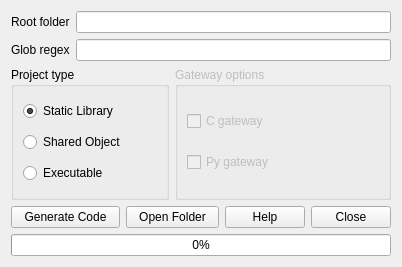
<?xml version="1.0" encoding="UTF-8"?>
<ui version="4.0">
 <class>pyCppGui</class>
 <widget class="QWidget" name="pyCppGui">
  <property name="geometry">
   <rect>
    <x>0</x>
    <y>0</y>
    <width>402</width>
    <height>267</height>
   </rect>
  </property>
  <property name="windowTitle">
   <string>PyCpp GUI</string>
  </property>
  <layout class="QGridLayout" name="gridLayout_2">
   <item row="1" column="1" colspan="5">
    <widget class="QLineEdit" name="lineEdit_2"/>
   </item>
   <item row="2" column="3" colspan="3">
    <widget class="QGroupBox" name="groupBox_2">
     <property name="enabled">
      <bool>false</bool>
     </property>
     <property name="title">
      <string>Gateway options</string>
     </property>
     <layout class="QGridLayout" name="gridLayout_3">
      <item row="0" column="0">
       <widget class="QCheckBox" name="checkBox_2">
        <property name="text">
         <string>C gateway</string>
        </property>
       </widget>
      </item>
      <item row="1" column="0">
       <widget class="QCheckBox" name="checkBox">
        <property name="enabled">
         <bool>false</bool>
        </property>
        <property name="text">
         <string>Py gateway</string>
        </property>
       </widget>
      </item>
     </layout>
    </widget>
   </item>
   <item row="3" column="4">
    <widget class="QPushButton" name="pushButton_4">
     <property name="text">
      <string>Help</string>
     </property>
    </widget>
   </item>
   <item row="0" column="0">
    <widget class="QLabel" name="label">
     <property name="text">
      <string>Root folder</string>
     </property>
    </widget>
   </item>
   <item row="3" column="0" colspan="2">
    <widget class="QPushButton" name="pushButton_2">
     <property name="text">
      <string>Generate Code</string>
     </property>
    </widget>
   </item>
   <item row="2" column="0" colspan="3">
    <widget class="QGroupBox" name="groupBox">
     <property name="title">
      <string>Project type</string>
     </property>
     <layout class="QGridLayout" name="gridLayout">
      <item row="3" column="0">
       <widget class="QRadioButton" name="radioButton_3">
        <property name="text">
         <string>Executable</string>
        </property>
       </widget>
      </item>
      <item row="1" column="0">
       <widget class="QRadioButton" name="radioButton">
        <property name="text">
         <string>Shared Object</string>
        </property>
        <property name="checked">
         <bool>false</bool>
        </property>
       </widget>
      </item>
      <item row="0" column="0">
       <widget class="QRadioButton" name="radioButton_2">
        <property name="text">
         <string>Static Library</string>
        </property>
        <property name="checked">
         <bool>true</bool>
        </property>
       </widget>
      </item>
     </layout>
    </widget>
   </item>
   <item row="1" column="0">
    <widget class="QLabel" name="label_2">
     <property name="text">
      <string>Glob regex</string>
     </property>
    </widget>
   </item>
   <item row="3" column="5">
    <widget class="QPushButton" name="pushButton_3">
     <property name="text">
      <string>Close</string>
     </property>
    </widget>
   </item>
   <item row="0" column="1" colspan="5">
    <widget class="QLineEdit" name="lineEdit">
     <property name="enabled">
      <bool>true</bool>
     </property>
    </widget>
   </item>
   <item row="3" column="2" colspan="2">
    <widget class="QPushButton" name="pushButton">
     <property name="text">
      <string>Open Folder</string>
     </property>
    </widget>
   </item>
   <item row="4" column="0" colspan="6">
    <widget class="QProgressBar" name="progressBar">
     <property name="value">
      <number>0</number>
     </property>
    </widget>
   </item>
  </layout>
 </widget>
 <tabstops>
  <tabstop>lineEdit</tabstop>
  <tabstop>lineEdit_2</tabstop>
  <tabstop>radioButton_2</tabstop>
  <tabstop>radioButton</tabstop>
  <tabstop>radioButton_3</tabstop>
  <tabstop>checkBox_2</tabstop>
  <tabstop>checkBox</tabstop>
  <tabstop>pushButton</tabstop>
  <tabstop>pushButton_2</tabstop>
  <tabstop>pushButton_3</tabstop>
 </tabstops>
 <resources/>
 <connections>
  <connection>
   <sender>checkBox_2</sender>
   <signal>clicked(bool)</signal>
   <receiver>checkBox</receiver>
   <slot>setEnabled(bool)</slot>
   <hints>
    <hint type="sourcelabel">
     <x>272</x>
     <y>125</y>
    </hint>
    <hint type="destinationlabel">
     <x>277</x>
     <y>162</y>
    </hint>
   </hints>
  </connection>
  <connection>
   <sender>radioButton</sender>
   <signal>clicked(bool)</signal>
   <receiver>groupBox_2</receiver>
   <slot>setEnabled(bool)</slot>
   <hints>
    <hint type="sourcelabel">
     <x>159</x>
     <y>142</y>
    </hint>
    <hint type="destinationlabel">
     <x>240</x>
     <y>82</y>
    </hint>
   </hints>
  </connection>
  <connection>
   <sender>radioButton_2</sender>
   <signal>clicked(bool)</signal>
   <receiver>groupBox_2</receiver>
   <slot>setDisabled(bool)</slot>
   <hints>
    <hint type="sourcelabel">
     <x>141</x>
     <y>112</y>
    </hint>
    <hint type="destinationlabel">
     <x>238</x>
     <y>84</y>
    </hint>
   </hints>
  </connection>
  <connection>
   <sender>radioButton_3</sender>
   <signal>clicked(bool)</signal>
   <receiver>groupBox_2</receiver>
   <slot>setDisabled(bool)</slot>
   <hints>
    <hint type="sourcelabel">
     <x>101</x>
     <y>171</y>
    </hint>
    <hint type="destinationlabel">
     <x>211</x>
     <y>84</y>
    </hint>
   </hints>
  </connection>
  <connection>
   <sender>pushButton_3</sender>
   <signal>clicked()</signal>
   <receiver>pyCppGui</receiver>
   <slot>close()</slot>
   <hints>
    <hint type="sourcelabel">
     <x>346</x>
     <y>219</y>
    </hint>
    <hint type="destinationlabel">
     <x>313</x>
     <y>233</y>
    </hint>
   </hints>
  </connection>
 </connections>
</ui>
